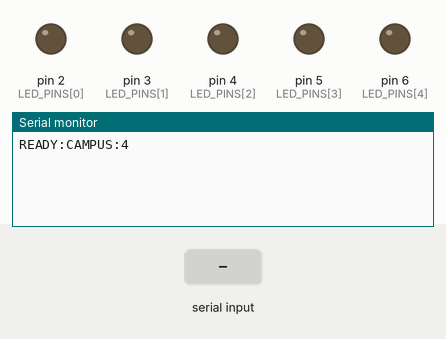
This sketch was run on a simulated Arduino Uno, built with avr-gcc and run on an emulated ATmega328P. On the bench: output pins drawn as LEDs (lit = HIGH), the last lines printed to the serial monitor. The inputs (shaded band) are chosen by the test bench.

Above: at 1.2 s.
1.3 s: "0\n" received over Serial
At 2.5 s:
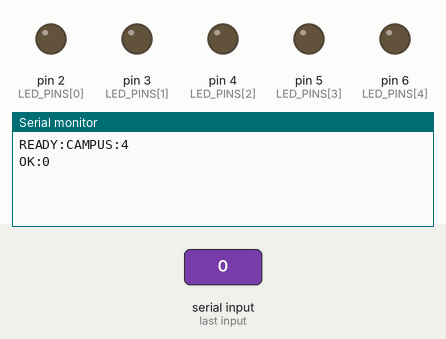
2.8 s: "?\n" received over Serial
At 3.8 s:
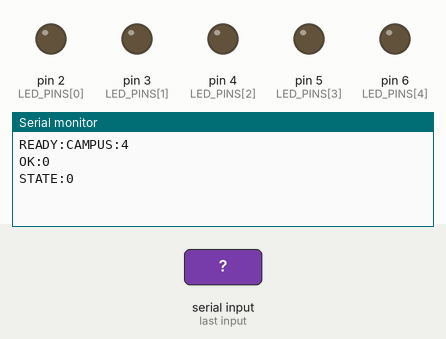
4.3 s: "1\n" received over Serial
At 4.9 s:
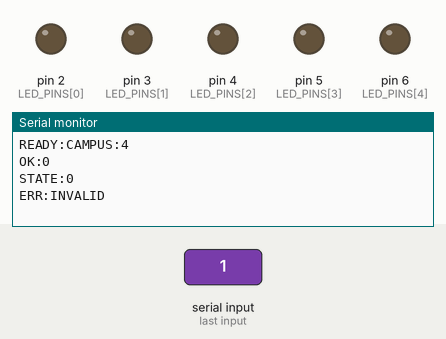

The sketch:

CampusGuide.ino
```cpp
/*
 * 青森大学インタラクティブキャンパスガイド（Arduino Uno R3）
 *
 * 1. このファイルをArduino IDE 2で開く。
 * 2. ボード「Arduino Uno」と接続したUSBポートを選ぶ。
 * 3. 「書き込み」を押す。
 * 4. シリアルモニターを閉じ、PC側のstart.command / start.batを開く。
 *
 * 実際のsetup() / loop()はsrc/main.cppにある。
 * Arduino IDEはsrc/内のC++ファイルも自動でビルドする。
 * このファイルだけを取り出さず、CampusGuideフォルダーごと使用する。
 * PCのWebアプリはArduino IDEとは別に起動する。
 */
#include <Arduino.h>
```

main.cpp
```cpp
#include <Arduino.h>

// Arduino IDEとPlatformIOで共通の実装を使用する。

namespace {
// 1号館D2 / 3号館D3 / 5号館D4 / 6号館D5 / 7号館D6。
// 4号館(C)・レストラン棟(H)はLED未実装のため制御しない。
const char BUILDINGS[] = {'A', 'B', 'D', 'E', 'F'};
const uint8_t LED_PINS[] = {2, 3, 4, 5, 6};
const uint8_t LED_COUNT = sizeof(LED_PINS) / sizeof(LED_PINS[0]);
const unsigned long WATCHDOG_MS = 10000;
char active = '0';
unsigned long lastCommandAt = 0;
char received = '\0';
uint8_t receivedCount = 0;
bool invalidLine = false;
bool receivedCR = false;

void setLeds(char command) {
  // 先に全消灯してから1個だけ点灯する。
  for (uint8_t i = 0; i < LED_COUNT; ++i) {
    digitalWrite(LED_PINS[i], LOW);
  }
  for (uint8_t i = 0; i < LED_COUNT; ++i) {
    if (command == BUILDINGS[i]) digitalWrite(LED_PINS[i], HIGH);
  }
  active = command;
}

bool isSelection(char command) {
  if (command == '0') return true;
  for (uint8_t i = 0; i < LED_COUNT; ++i) {
    if (command == BUILDINGS[i]) return true;
  }
  return false;
}

void finishLine() {
  if (invalidLine || receivedCount != 1) {
    Serial.println(F("ERR:INVALID"));
  } else if (received == '?') {
    lastCommandAt = millis();
    Serial.print(F("STATE:"));
    Serial.println(active);
  } else if (isSelection(received)) {
    setLeds(received);
    lastCommandAt = millis();
    Serial.print(F("OK:"));
    Serial.println(active);
  } else {
    Serial.println(F("ERR:INVALID"));
  }
  receivedCount = 0;
  received = '\0';
  invalidLine = false;
  receivedCR = false;
}
}  // namespace

void setup() {
  for (uint8_t i = 0; i < LED_COUNT; ++i) {
    digitalWrite(LED_PINS[i], LOW);
    pinMode(LED_PINS[i], OUTPUT);
  }
  setLeds('0');
  Serial.begin(9600);
  lastCommandAt = millis();
  Serial.println(F("READY:CAMPUS:4"));
}

void loop() {
  // unsignedの差分で、millis()の桁あふれ後も経過時間を判定する。
  if (active != '0' && millis() - lastCommandAt >= WATCHDOG_MS) setLeds('0');

  // 一度に処理する量を制限し、大量受信中も監視タイマーを実行する。
  for (uint8_t count = 0; count < 32 && Serial.available() > 0; ++count) {
    char value = static_cast<char>(Serial.read());
    if (value == '\n') {
      finishLine();
    } else if (value == '\r') {
      if (receivedCR || receivedCount != 1) invalidLine = true;
      receivedCR = true;
    } else {
      if (receivedCR || receivedCount >= 1) invalidLine = true;
      if (receivedCount == 0) received = value;
      // カウンターを飽和させ、長すぎる入力による桁あふれを防ぐ。
      if (receivedCount < 2) ++receivedCount;
    }
  }
}
```

Measured:
- after the input at 1.3 s, the serial monitor: prints a new line at once (image 1)
- after the input at 2.8 s, the serial monitor: prints a new line at once (image 2)
- after the input at 4.3 s, the serial monitor: prints a new line at once (image 3)
